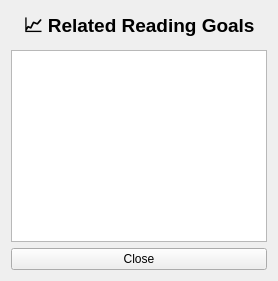
<?xml version="1.0" encoding="UTF-8"?>
<ui version="4.0">
 <class>GoalsWindow</class>
 <widget class="QWidget" name="GoalsWindow">
  <layout class="QVBoxLayout" name="mainLayout">
   <item>
    <widget class="QLabel" name="titleLabel">
     <property name="text">
      <string>📈 Related Reading Goals</string>
     </property>
     <property name="alignment">
      <set>Qt::AlignCenter</set>
     </property>
     <property name="font">
      <font>
       <pointsize>14</pointsize>
       <bold>true</bold>
      </font>
     </property>
    </widget>
   </item>
   <item>
    <widget class="QTableWidget" name="goalTable"/>
   </item>
   <item>
    <widget class="QPushButton" name="closeButton">
     <property name="text">
      <string>Close</string>
     </property>
    </widget>
   </item>
  </layout>
 </widget>
 <resources/>
 <connections/>
</ui>
